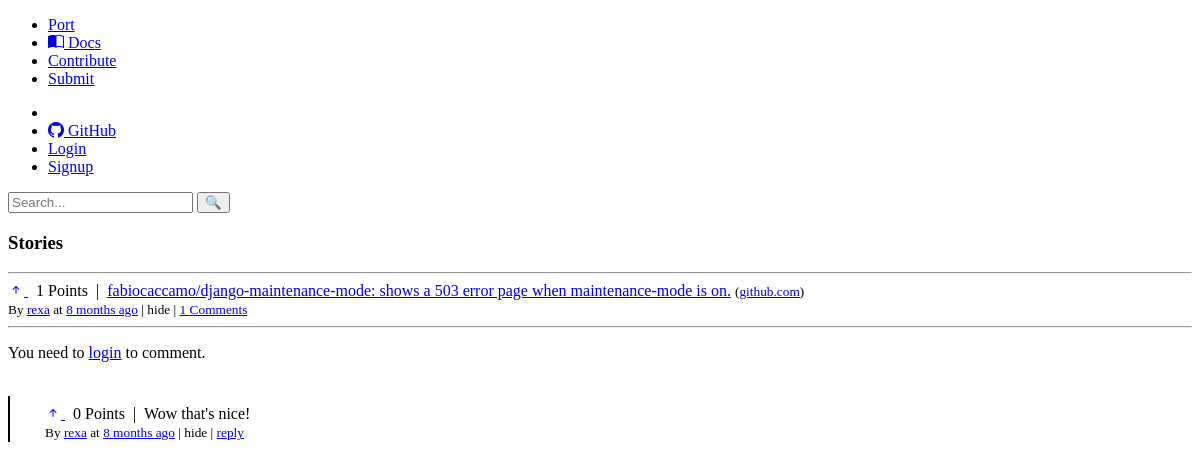
/story/8/, run on an earlier commit of the app's database.
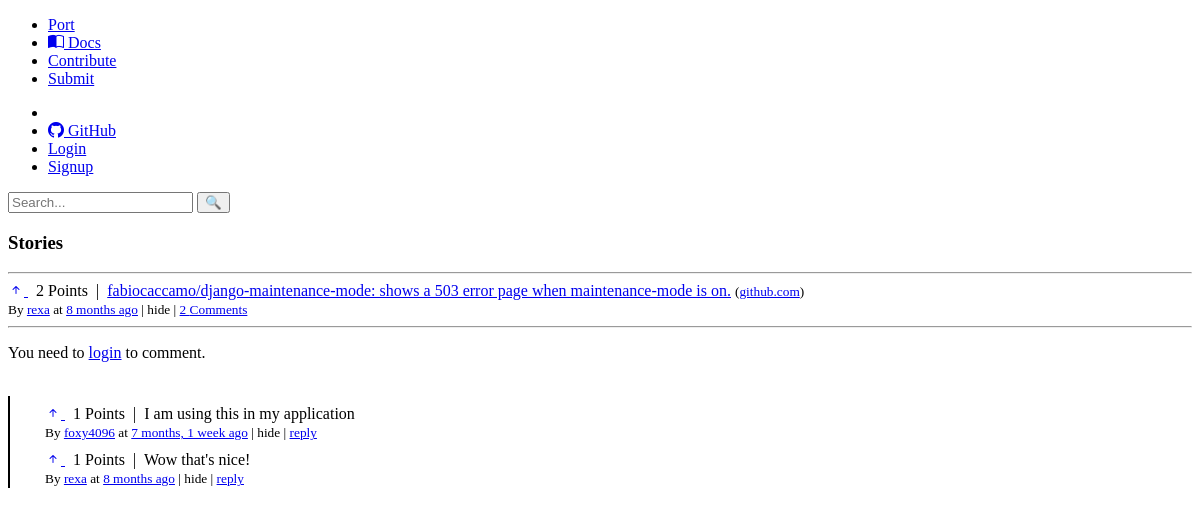
And on a later commit of the database.
### story/models.py (models this page shows, shortened)
class Story(models.Model):
    title = models.CharField(max_length=512, help_text="Required")
    content = models.TextField(blank=True, null=True, help_text="Optional")
    url = models.URLField(null=True, blank=True, help_text="Optional")
    votes = models.ManyToManyField(User, related_name="votes")
    created_on = models.DateTimeField(auto_now_add=True)
    created_by = models.ForeignKey(
        User, on_delete=models.CASCADE, related_name="stories", blank=True, null=True
    )
    reply_to = models.ForeignKey(
        "self", null=True, blank=True, related_name="replies", on_delete=models.CASCADE
    )
    class Meta:
        verbose_name_plural = "Stories"
        ordering = ["-created_on"]
    def __str__(self):
        return self.title
    def total_comments_count(self):
        f"""
        Count the total number of replies recursively for {self}
        """
        count = self.replies.count()
        count += sum(reply.total_comments_count() for reply in self.replies.all())
        return count

### story/views.py (the view)
# urls.py: path("story/<int:pk>/", views.story_detail, name="story_detail"),
def story_detail(request, pk):
    story = get_object_or_404(Story, pk=pk)
    reply_form = ReplyStoryForm()
    return render(
        request, "story/story_detail.html", {"story": story, "rform": reply_form}
    )

### story/forms.py
class ReplyStoryForm(forms.ModelForm):
    title = forms.CharField(
        required=True,
        label="Comment",
        widget=forms.Textarea(attrs={"rows": 5, "cols": 85}),
    )
    class Meta:
        model = Story
        fields = ("title",)

### notifications/context_processors.py (called while the page is built)
def notifications(request):
    if request.user.is_authenticated:
        return {
            "unread_notifications": Notification.objects.filter(
                recipient=request.user, is_read=False
            ),
            "notifications": Notification.objects.filter(recipient=request.user),
        }
    else:
        return {"notifications": None}

### story/templatetags/parse_domain.py (called while the page is built)
@register.filter(name="parse_domain", is_safe=True)
def parse_domain(url):
    return urlparse(url).netloc or None

### story/templates/story/story_detail.html (shortened to what this page needs)
{% extends 'core/base.html' %}
{% block content %}
<div class="container">
    <h3>Stories</h3>
    <hr>
    {% include 'story/islands/story.html' %}
    <hr>
    {% if user.is_authenticated %}
    <form action="{% url 'reply_story' story.pk %}" method="post">
        {{ rform }}
        {% csrf_token %}
        <br>
        <br>
        <button type="submit">Comment</button>
    </form>
    {% else %}
    <p>You need to <a href="{% url 'login' %}">login</a> to comment.</p>
    {% endif %}
    <br>
    {% if story.replies.all %}
    <div class="box">
        {% for reply in story.replies.all %}
        {% include 'story/islands/story.html' with story=reply is_reply=True recursion=1 %}
        {% endfor %}
    </div>
    {% endif %}
</div>
{% endblock content %}

### story/templates/story/islands/story.html (shortened to what this page needs)
{% load humanize %}
{% load story_tag %}
{% load parse_domain %}
<div class="{% if is_reply %} custom-box {% else %} box {% endif %} plain">
        <sapn id="votes-{{ story.id }}">
            {% include 'story/islands/votes.html' %} &#160;|&#160;
        </sapn>
        {% if is_reply %}
        {{story.title}}
            {% else %}
            <a href="
            {% if story.url != None %}
            {{story.url}}
            {% else %}
            {% url 'story_detail' story.pk %}
            {% endif %}
            " target="_blank">{{ story.title }}</a>
            {% endif %}
        <small>
        {% if story.url|parse_domain %}
        (<a href="{{ story.url }}" target="_blank">{{ story.url | parse_domain }}</a>)
        {% endif %}
        <br>
        By <a href="{% url 'user-profile' story.created_by.username %}">
            {{ story.created_by.username }}</a> at <a href="{% url 'story_detail' story.pk %}">
            {{ story.created_on | naturaltime }}</a> | hide
            {% if is_reply %}
            | <a href="{% url 'story_detail' story.pk %}">reply</a>
            {% else %}
            | <a href="{% url 'story_detail' story.pk %}">{{story.total_comments_count}}
                Comments</a>
            {% endif %}
    </small>
</div>

### story/templates/story/islands/votes.html (shortened to what this page needs)
{% if user.is_authenticated %}
<a class="<button>" hx-get="{% url 'vote_story' story.id %}" hx-target="#votes-{{ story.id }}">
    {% if not user in story.votes.all %}
    <i class="bi bi-arrow-up-short"></i>
    {% else %}
    <i class="bi bi-arrow-down-short"></i>
    {% endif %}
</a>
{% else %}
<a class="<button>" href="{% url 'login' %}?next={% url 'vote_story' story.id %}" hx-target="#votes-{{ story.id }}">
    <i class="bi bi-arrow-up-short"></i>
</a>
{% endif %}
{{ story.votes.count }} Points

What changed in the data, as far as the page shows it:
computed for Story "github.com": votes.count "1" → "2"; total_comments_count "1" → "2"
added Story: votes.count "1", title "I am using this in my application", created_by.username "foxy4096", created_on "7 months, 1 week ago"
computed for Story "Wow that's nice!": votes.count "0" → "1"
